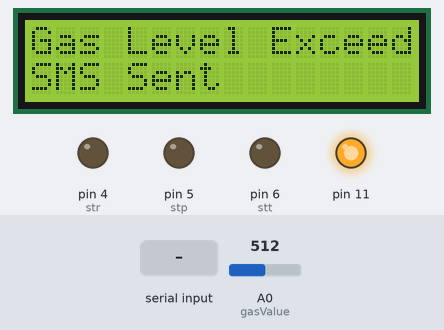
A sketch run on a simulated Arduino Mega 2560, built with avr-gcc and run on an emulated ATmega2560. Shown: 16×2 character LCD, output pins drawn as LEDs (lit = HIGH). The test bench sets the inputs (shaded band); at power-on: A0 (gasValue) = 512. The modem accepts every AT command (registered, SIM ready, sends succeed) and sends nothing else; what the sketch prints to the serial monitor is not drawn.

Above: at 4.2 s.
4.3 s: A0 (gasValue) set to 110
At 12.0 s:
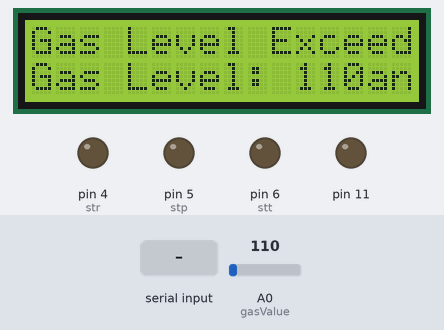
13.9 s: A0 (gasValue) set to 90
At 21.1 s:
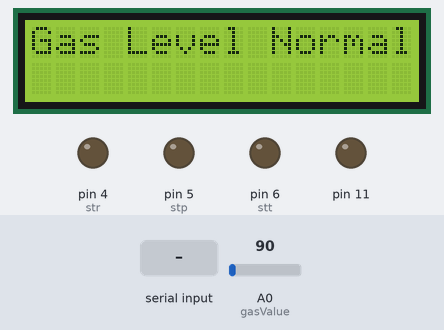
24.2 s: A0 (gasValue) set to 1023
At 26.6 s:
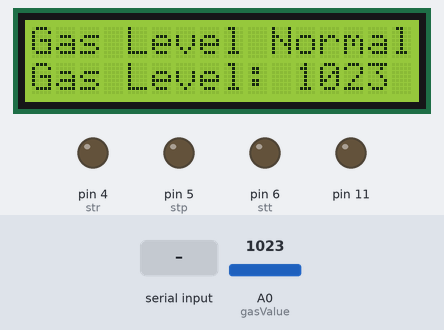
36.6 s: A0 (gasValue) set to 0
At 43.2 s:
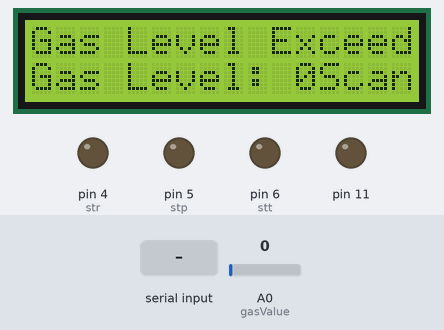
43.9 s: "1" received over the second serial link
Timing chart, 0 to 46.9 s (numbered marks = the images above; inputs shaded):
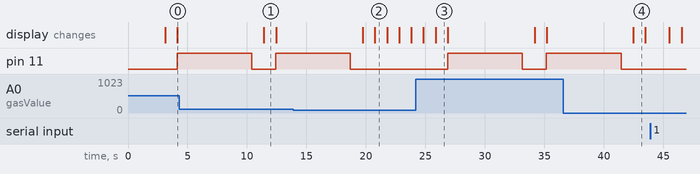

Measured:
- the behaviour switches between 101 and 100 on A0 (gasValue) (found by bisection; images 1 and 2)
- after the input at 4.3 s, the display: changes after 7.1 s (image 1)
- after the input at 13.9 s, pin 11: goes on until 18.7 s, then stays LOW; the display: first changes after 5.8 s (image 2 shows a later state)
- after the input at 24.2 s, pin 11: LOW → HIGH after 2.7 s, → LOW 6.3 s later, → HIGH 2.0 s later; the display: first differs from a run without the input after 1.7 s (image 3)
- after the input at 36.6 s, pin 11: goes on until 41.4 s, then stays LOW; the display: changes after 5.9 s (image 4)
- what the display in image 1 shows lasts 1.1 s, from 11.4 s to 12.5 s

The sketch:

gas_leackage.ino
```cpp
#include <LiquidCrystal.h>
#include <SoftwareSerial.h> // Library for using serial communication
#include <EEPROM.h>
#include <Wire.h>
#include <LiquidCrystal_I2C.h>
// Set the LCD address to 0x27 for a 16 chars and 2 line display
LiquidCrystal_I2C lcd(0x27, 16, 2);
SoftwareSerial SIM900(2,3); // Pins 10, 11 are used as used as software serial pins TX AND RX RESP
String incomingData;   // for storing incoming serial data
boolean state=0;
String number="";
unsigned char FLAG_ON=0;
int gasValue = A0; // smoke / gas sensor connected with analog pin A1 of the arduino / mega.
int data = 0;

int str=4;
int stp=5;
int stt=6;
int st=0,i;
void pumpon(void);
void pumpoff(void);
void initialise(void);
void callprocess(void);

void setup()
{
pinMode(11, OUTPUT);
  lcd.init();
  // Turn on the blacklight and print a message.
  lcd.backlight();
  lcd.setCursor(0,0);
 lcd.print (" Gas Leakage ");
lcd.setCursor(0,1);
lcd.print (" Detector Alarm ");
delay(3000);
lcd.clear();

initialise();
}

////////////////////////////////////////////////////////////////////////////////////////////
void loop()
{
    digitalWrite(11, LOW);
if(SIM900.available()){
incomingData = SIM900.readString();
Serial.println(incomingData );
}
data = analogRead(gasValue);
Serial.print("Gas Level: ");
Serial.println(data);
lcd.print ("Gas Scan is ON");
lcd.setCursor(0,1);
lcd.print("Gas Level: ");
lcd.print(data);
delay(1000);
  if ( data > 100) //
  {
   digitalWrite(11,HIGH);
   lcd.clear();
lcd.setCursor(0,0);
lcd.print("Gas Level Exceed");
lcd.setCursor(0,1);
lcd.print("SMS Sent");
delay(1000);
    SIM900.print("AT+CMGS=\"8105097232\"\r"); // Replace it with your mobile number
    delay(100);
    SIM900.print("EXESSIVE GAS LEACKAGE ");   // The SMS text you want to send
    delay(100);
    SIM900.print((char)26);  // ASCII code of CTRL+Z
   SIM900.println();
   delay(5000);

  }
  else
{
Serial.print("Gas Level Low");
lcd.clear();
lcd.setCursor(0,0);
lcd.print("Gas Level Normal");
delay(1000);
}
}


void initialise(void)
{
  pinMode(str, OUTPUT); //START RELAY
  pinMode(stp, OUTPUT); //STOP RELAY
  digitalWrite(str, LOW);
  digitalWrite(stp, LOW);
    pinMode(stt, OUTPUT); //STOP RELAY
  digitalWrite(st, LOW);
  Serial.begin(9600); // baudrate for serial monitor
  SIM900.begin(9600); // baudrate for GSM shield
//  //delay(10000);
//  SIM900.print("AT\r");
//  delay(100);
//  SIM900.print("AT+CMGF=1\r");
//  delay(100);
//  SIM900.print("AT+CNMI=2,2,0,0,0\r");
//  delay(100);
//  SIM900.print("AT&W\r");
//  delay(4000);
//  SIM900.println("AT+CMGDA=ALL");
//  delay(100);
//  SIM900.print("AT+CMGS=\"8105097232\"\r"); // Replace it with your mobile number
//  delay(100);
//  SIM900.print("GAS LEACKAGE DETECTOR");   // The SMS text you want to send
//  delay(100);
//  SIM900.print((char)26);  // ASCII code of CTRL+Z
// SIM900.println();


}
```
